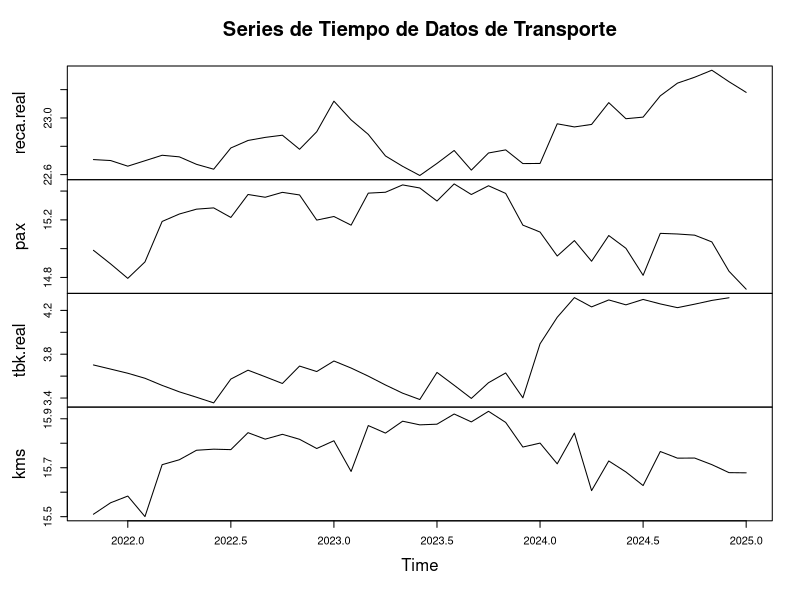
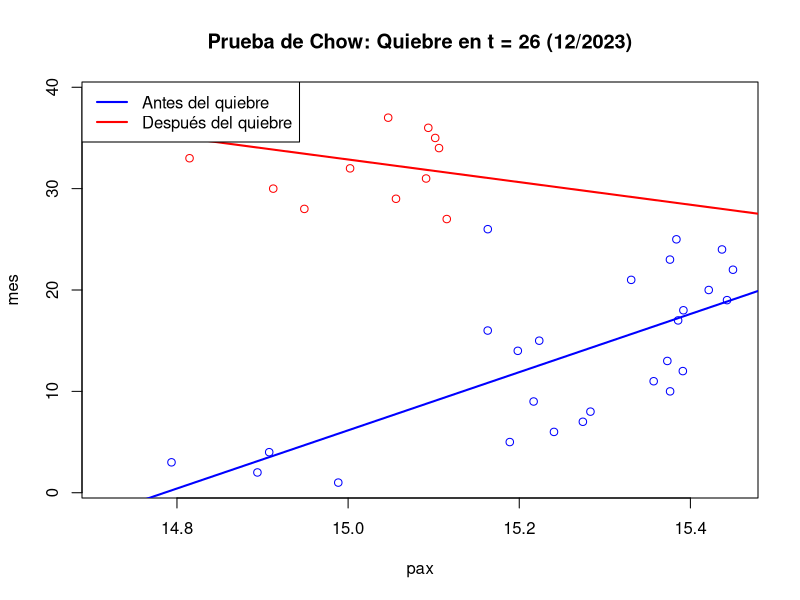
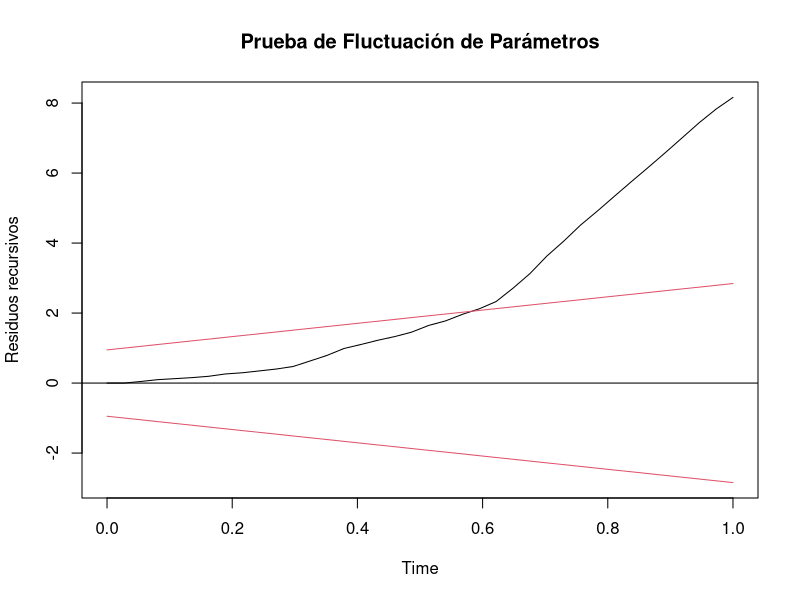
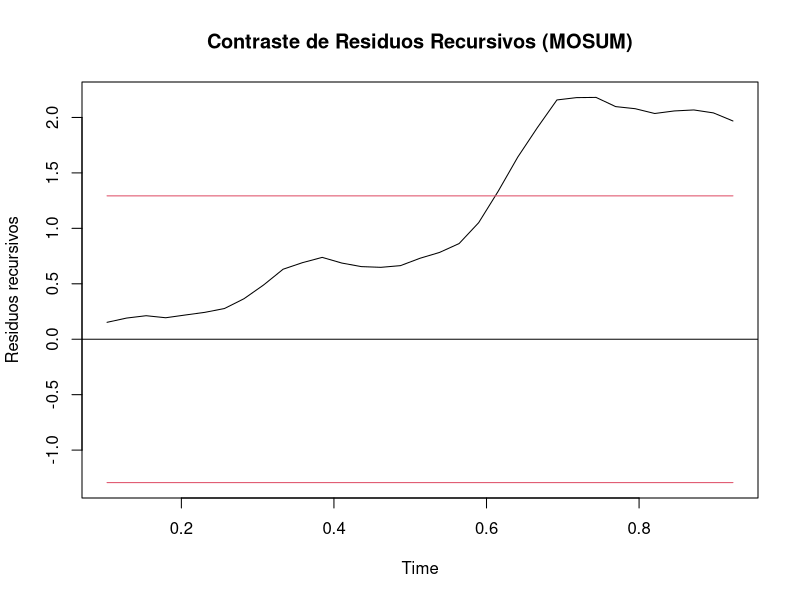
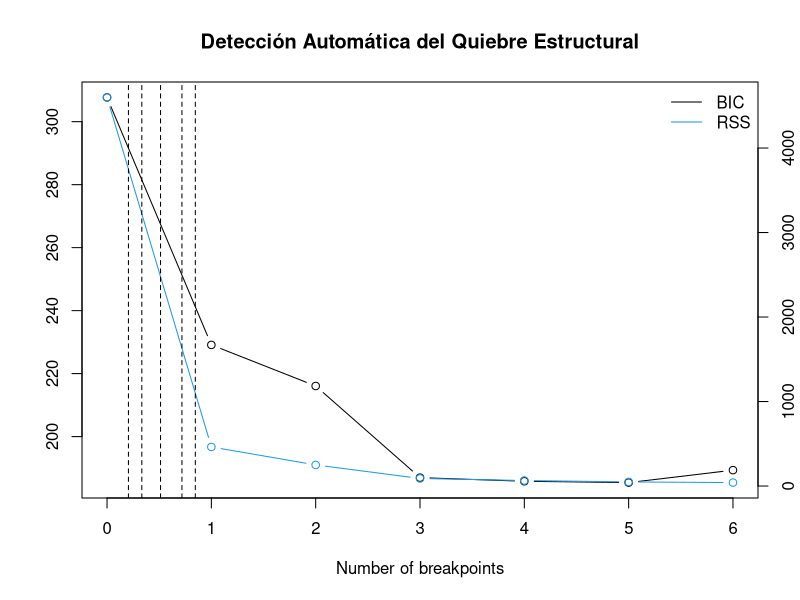

The R source for these figures, in order:
library(strucchange)
library(openxlsx)


#leer los datos desde el archivo excel
data_raw <- read.xlsx("datos_transporte.xlsx", sheet = 'datos ln')
data_raw$fecha<-as.Date(data_raw$mes,origin="1899-12-30")
mes<-data_raw$fecha
pax<-data_raw$pax
tiempo<-1:39
data <- data_raw[, c(2:5)]

#convertir los datos a serie de tiempo
data_ts <- ts(data, start = c(2021, 11), end = c(2025, 1), frequency = 12)
plot(data_ts, main = "Series de Tiempo de Datos de Transporte")


#crear un data frame para el análisis
datos <- data.frame(tiempo,mes,pax)

#prueba de Chow
punto_quiebre<-26
chow_test <- sctest(tiempo ~ pax, type = "Chow", point = punto_quiebre, data = datos)
print(chow_test)

plot(tiempo ~ pax, data = datos, col = ifelse(tiempo <= punto_quiebre, "blue", "red"),
     main = "Prueba de Chow: Quiebre en t = 26 (12/2023)", xlab = "pax", ylab = "mes")
abline(lm(tiempo ~ pax, data = datos[tiempo <= punto_quiebre, ]), col = "blue", lwd = 2)
abline(lm(tiempo ~ pax, data = datos[tiempo > punto_quiebre, ]), col = "red", lwd = 2)
legend("topleft", legend = c("Antes del quiebre", "Después del quiebre"),
       col = c("blue", "red"), lwd = 2)


#prueba de fluctuación de parámetros (residuos recursivos)
fluctuation_test <- efp(tiempo ~ pax, type = "Rec-CUSUM", data = datos)
plot(fluctuation_test, main = "Prueba de Fluctuación de Parámetros",
     ylab = "Residuos recursivos")

#contraste de residuos recursivos
recursive_test <- efp(tiempo ~ pax, type = "Rec-MOSUM", data = datos)
plot(recursive_test, main = "Contraste de Residuos Recursivos (MOSUM)",
     ylab = "Residuos recursivos")

#detección automática del punto de quiebre
bp_test <- breakpoints(tiempo ~ pax, data = datos)
summary(bp_test)
plot(bp_test, main = "Detección Automática del Quiebre Estructural")
lines(bp_test)
